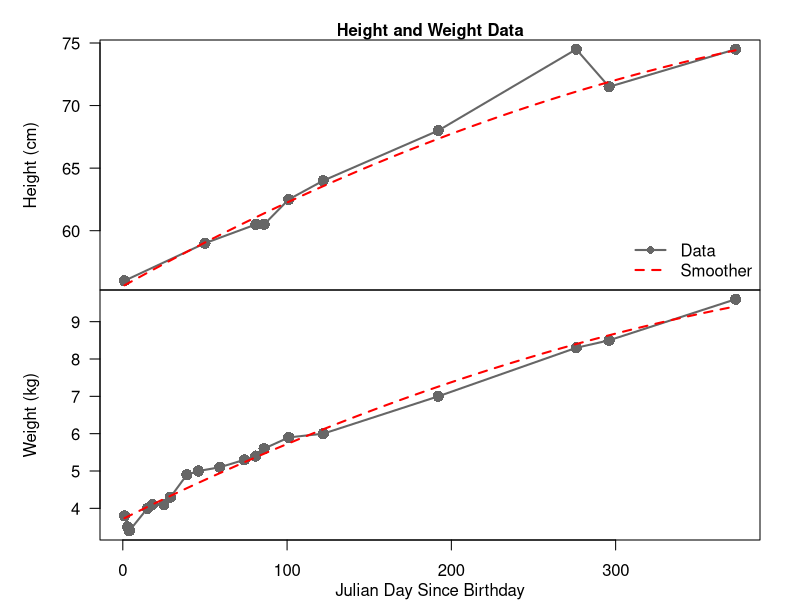
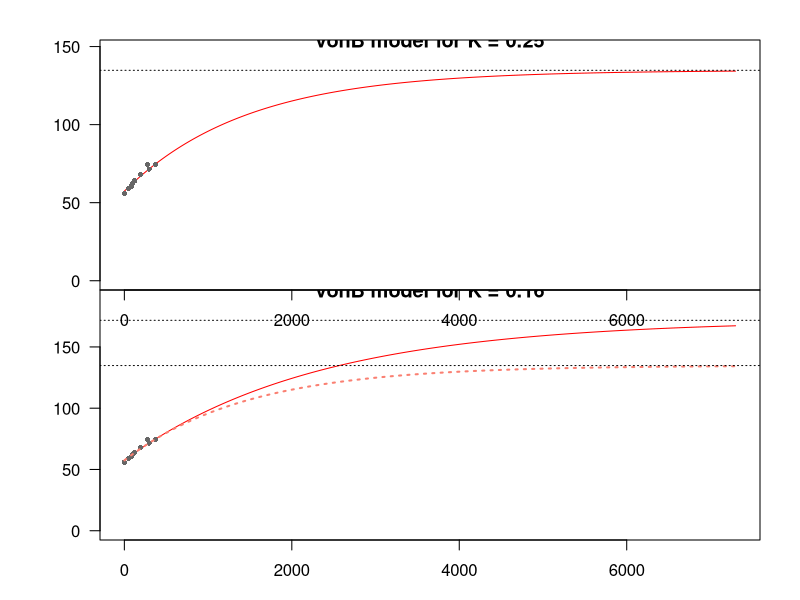
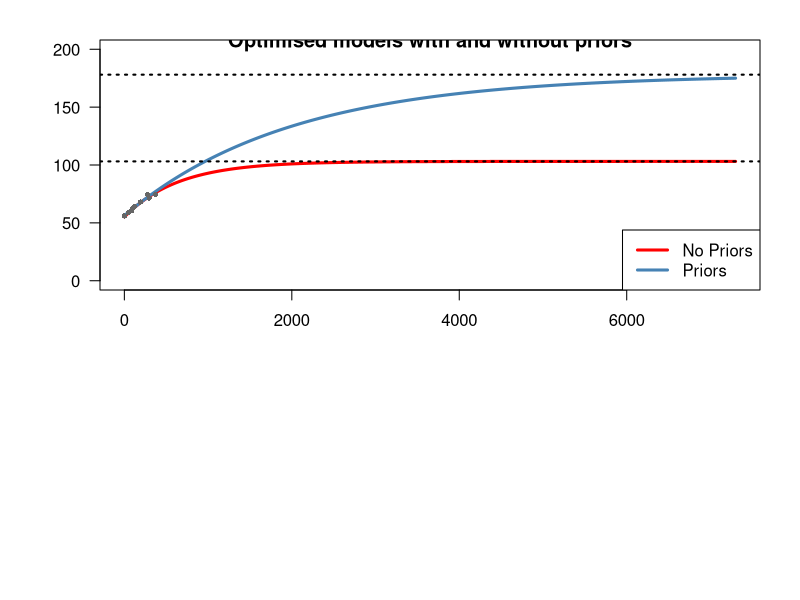

The R source for these figures, in order:
## ---- chunk 1
install.packages("kableExtra")
library(kableExtra)
library(dplyr)
library(RColorBrewer)

# Set NAs to - signs
options(knitr.kable.NA = '-')

growthData <- read.csv( "./baby-growth.csv", header = TRUE,
                        stringsAsFactors = FALSE ) %>%
              mutate( date = as.Date(date),
                      height = as.numeric(height),
                      weight = as.numeric(weight),
                      j = julian.Date( 
                                x = date, 
                                origin = as.Date("2018-01-02") ) + 1 ) %>%
              dplyr::select( j, height, weight )


## ---- chunk 2

  # Pull each value
  d <- as.integer(growthData$j)
  h <- as.numeric(growthData$height)
  w <- as.numeric(growthData$weight)


  # set up par
  par(mfrow  = c(2,1), oma = c(3,3,2,0), mar = c(0,2,0,2) )

  # First, plot height
  # Get indices where height exists
  hIdx <- which(!is.na(h))
  plot( x = range(d), y = range(h,na.rm = T), axes = F, 
        type = "n" )
    axis( side = 2, las = 1 )
    mtext( side = 2, text = "Height (cm)", line = 3)
    box()
    lines( x = d[hIdx], y = h[hIdx], lwd = 2, lty = 1, col = "grey40" )
    points( x = d, y = h, cex = 1.5, pch = 16, col = "grey40" )
    lines( loess.smooth(x = d[hIdx], y = h[hIdx], span = 100, degree = 2 ),      col = "red", lty = 2, lwd = 2 )
    legend( x = "bottomright", bty = "n",
            legend = c("Data","Smoother"),
            col = c("grey40","red"),
            pch = c(16, NA),
            lty = c(1,2),
            lwd = c(2,2))

  # Now weight
  # Get indices where weight exists
  wIdx <- which(!is.na(w))
  plot( x = range(d), y = range(w,na.rm = T), axes = F, 
        type = "n" )
    axis( side = 2, las = 1 )
    mtext( side = 2, text = "Weight (kg)", line = 3)
    axis( side = 1)
    mtext( side = 1, text = "Julian Day Since Birthday", line = 2)
    box()
    lines( x = d[wIdx], y = w[wIdx], lwd = 2, lty = 1 , col = "grey40")
    points( x = d, y = w, cex = 1.5, pch = 16, col = "grey40" )
    lines( loess.smooth(x = d[wIdx], y = w[wIdx], span = 100, degree = 2 ),      col = "red", lty = 2, lwd = 2 )

    mtext( side = 3, text = "Height and Weight Data", font = 2,
            outer = TRUE )

## ---- chunk 3
# First, create a function to calculate the 
# height at a given day d. Leading parameters 
# H_1, H_2 and K are separated from D values 
# as pars are estimated model parameters passed
# in from the log-likelihood function
vonB <- function( d = 1, 
                  pars = c( H_1 = 62.5, 
                            H_2 = 74.5, 
                            K = 0.25 ), 
                  D = c(100,365) )
{
  # Recover pars
  H_1 <- pars[1]
  H_2 <- pars[2]
  K   <- pars[3]/365

  # Recover D values
  D_1 <- D[1]
  D_2 <- D[2]
  
  # Run calculation
  H_d <- H_1 + (H_2 - H_1) * (exp(-K*D_1) - exp(-K*d)) /( exp(-K*D_1) - exp(-K*D_2) )

  # Return H_d
  return(H_d)
}

## ---- chunk 4
H <- vonB( d = 1:14600 )
Hinf <- max(H)

## ---- chunk 5

plot( x = 1:7300, y = H[1:7300], type = "l", las = 1,
      xlab = "Age (days)", ylab = "Height (cm)",
      col = "red", ylim = c(0,1.1*max(H)),
      main = "vonB model for K = 0.25" )
  points( growthData$j, growthData$height, pch = 16,
          col = "grey40", cex = .7 )
  abline( h = Hinf, lty = 3)

## ---- chunk 6
H2 <- vonB( d = 1:14600, pars = c(  H_1 = 62.5, 
                                    H_2 = 74.5, 
                                    K = 0.16 )  )
Hinf2 <- max(H2)


## ---- chunk 7

plot( x = 1:7300, y = H2[1:7300], type = "l", las = 1,
      xlab = "Age (days)", ylab = "Height (cm)",
      col = "red", ylim = c(0,1.1*max(H2)),
      main = "vonB model for K = 0.16" )
  points( growthData$j, growthData$height, pch = 16,
          col = "grey40", cex = .7 )
  abline( h = Hinf2, lty = 3)
  lines( x = 1:7300, y = H[1:7300], col = "salmon",
          lwd = 2, lty = 3 )
  abline( h = Hinf, lty = 3)

## ---- chunk 8
# Define negative log posterior function,
# we're going to model the H1, H2 and K
# values on the log scale, and we need to
# model
vonB_negLogPost <- function(  theta = c( logH_1 = log(62.5), 
                                         logH_2 = log(74.5), 
                                         logK = log(0.16),
                                         logsigma = 0 ),
                              data = growthData,
                              D = c(100,365),
                              H2Prior = c(74.5, 74.5),
                              KPrior = c(.16, .16/2) )
{
  # Exponentiate leading pars of vonB
  pars <- c(  H_1 = exp(theta[1]),
              H_2 = exp(theta[2]),
              K   = exp(theta[3]) )

  # uncertainty in the observations
  sigma <- exp(theta["logsigma"])

  # Calculate expected observations in a new column
  # of the data frame, then residuals,
  # and then the negative-log-likelihood (with
  # normalising scalar omitted)
  data <- data %>%
          mutate( expHeight = vonB(j, pars = pars, D = D),
                  resid = expHeight - height,
                  negloglik = 0.5*log(sigma^2) + 0.5 * resid^2/sigma^2 )


  # Calculate observation NLL and H2/K neg log priors
  nll     <- sum(data$negloglik, na.rm = T)
  nlp_H2  <- 0
  nlp_K   <- 0
  # Only calculate priors if parameters are given
  if(!is.null(H2Prior))
    nlp_H2  <- 0.5 * (pars[2] - H2Prior[1])^2/H2Prior[2]^2
  if(!is.null(KPrior))
    nlp_K   <- 0.5 * (pars[3] - KPrior[1])^2/KPrior[2]^2


  objFun  <- nll + nlp_H2 + nlp_K + 10 * log(sigma) 

  return(objFun)
}
## ---- chunk 9

# Fit with no priors
fit1 <- optim(  par = c(  logH_1 = log(62.5), 
                           logH_2 = log(74.5), 
                           logK = log(0.16/365),
                           logsigma = 0),
                fn = vonB_negLogPost,
                D = c(100,365), data = growthData,
                H2Prior = NULL,
                KPrior = NULL,
                method = "Nelder-Mead" )



# Fit with priors on K
fit2 <- optim(  par = c(  logH_1 = log(62.5), 
                           logH_2 = log(74.5), 
                           logK = log(0.16/365),
                           logsigma = 0),
                fn = vonB_negLogPost,
                D = c(100,365), data = growthData,
                H2Prior = NULL,
                KPrior = c(0.16,0.08),
                method = "Nelder-Mead" )


## ---- chunk 10

# Recover first model pars
optPars1 <- exp(fit1$par)
# Run the vonB function with the new parameters, 
Hfit1 <- vonB( d = 1:14600, pars = optPars1[1:3])
# estimate new adult height
HinfFit1 <- max(Hfit1)

optPars2 <- exp(fit2$par)
# Run the vonB function with the new parameters, 
Hfit2 <- vonB( d = 1:14600, pars = optPars2[1:3])
# estimate new adult height
HinfFit2 <- max(Hfit2)


# Make a table of optPars1 and optPars2
optParsTab <- rbind(c(optPars1,HinfFit1,fit1$value), c(optPars2,HinfFit2,fit2$value) )
colnames(optParsTab) <- c("$$H_1$$", "$$H_2$$", "$$K$$", "$$\\sigma$$", "$$H_\\infty$$", "-log(Post)")
rownames(optParsTab) <- c("No Priors","Priors")

kable(optParsTab) %>%
  kable_styling(bootstrap_options = c(  "striped", 
                                        "hover",
                                        "condensed",
                                        "responsive"),
                full_width = FALSE)

plot( x = 1:7300, y = Hfit1[1:7300], type = "l", las = 1,
      xlab = "Age (days)", ylab = "Height (cm)",
      col = "red", ylim = c(0,200), lwd = 3,
      main = "Optimised models with and without priors" )
  lines( x = 1:7300, y = Hfit2[1:7300], col = "steelblue", lwd = 3)
  points( growthData$j, growthData$height, pch = 16,
          col = "grey40", cex = .7 )
  abline( h = HinfFit1, lty = 3, lwd = 2)
  abline( h = HinfFit2, lty = 3, lwd = 2)
  legend( x = "bottomright", legend = c("No Priors", "Priors"),
          col = c("red","steelblue"), lwd = 3 )

## ---- chunk 11

kable( growthData ) %>%
  kable_styling(bootstrap_options = c(  "striped", 
                                        "hover",
                                        "condensed",
                                        "responsive"),
                full_width = FALSE,
                position = "float_right" )
